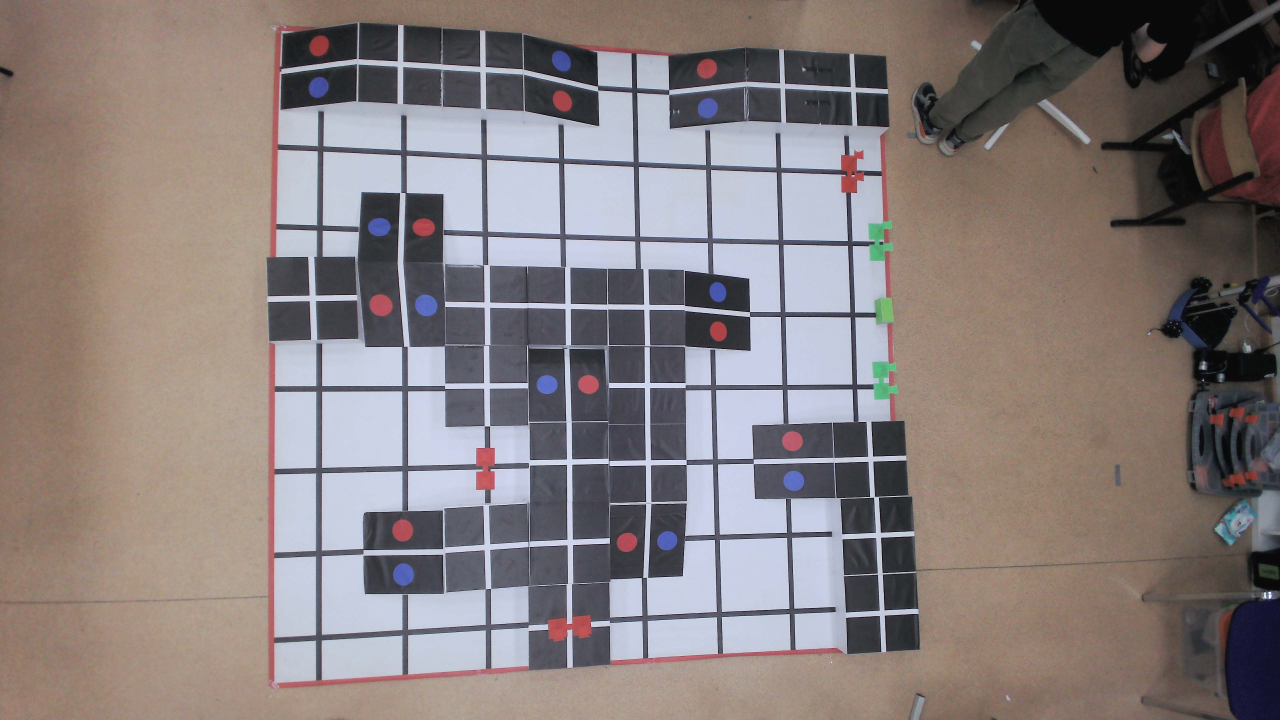
#> input picture Test_images/0001.jpg, 3840 x 2160 px (shown at 1/3 size)
$ python split.py Test_images/0001.jpg
#> lines starting #> are read from the running program, lines starting #| are printed output that depends on the picture
import cv2
import numpy as np
import argparse
import sys
import os
from typing import List, Tuple

def slice_field(image: np.ndarray, grid: Tuple[int, int] = (8, 8)) -> List[Tuple[int, int, int, np.ndarray]]:
    h, w = image.shape[:2]
    rows, cols = grid
    cell_w = w / cols
    cell_h = h / rows
    sections = []
    for r in range(rows):
        for c in range(cols):
            x1 = int(round(c * cell_w))
            y1 = int(round(r * cell_h))
            x2 = int(round((c + 1) * cell_w))
            y2 = int(round((r + 1) * cell_h))
            x2 = min(x2, w)
            y2 = min(y2, h)
            section = image[y1:y2, x1:x2]
            sections.append((r * cols + c, r, c, section))
    return sections

def save_sections(sections: List[Tuple[int, int, int, np.ndarray]], out_dir: str, prefix: str = "section", ext: str = "png") -> None:
    os.makedirs(out_dir, exist_ok=True)
    max_idx = max(s[0] for s in sections)
    digits = len(str(max_idx))
    for idx, _, _, img in sections:
        fname = f"{prefix}_{str(idx).zfill(digits)}.{ext}"
        cv2.imwrite(os.path.join(out_dir, fname), img)

def show_grid(image: np.ndarray, grid: Tuple[int, int] = (8, 8), max_dim: int = 500) -> None:
    h, w = image.shape[:2]
    rows, cols = grid
    cell_w = w / cols
    cell_h = h / rows
    dbg = image.copy()

    for c in range(1, cols):
        x = int(round(c * cell_w))
        cv2.line(dbg, (x, 0), (x, h), (0, 255, 0), 2)
    for r in range(1, rows):
        y = int(round(r * cell_h))
        cv2.line(dbg, (0, y), (w, y), (0, 255, 0), 2)

    for r in range(rows):
        for c in range(cols):
            idx = r * cols + c
            cx = int((c + 0.5) * cell_w)
            cy = int((r + 0.5) * cell_h)
            cv2.rectangle(dbg, (cx - 30, cy - 20), (cx + 30, cy + 15), (0, 0, 0), -1)
            cv2.putText(dbg, str(idx), (cx - 25, cy + 5), cv2.FONT_HERSHEY_SIMPLEX, 0.8, (0, 255, 255), 2)

    cv2.rectangle(dbg, (0, 0), (w - 1, h - 1), (0, 0, 255), 4)

    if max(h, w) > max_dim:
        scale = max_dim / max(h, w)
        dbg = cv2.resize(dbg, (int(w * scale), int(h * scale)), interpolation=cv2.INTER_AREA)

    cv2.imshow("Field Grid", dbg)
    cv2.waitKey(0)
    cv2.destroyAllWindows()

def run(normalized_field: np.ndarray, out_dir: str = "output", grid: Tuple[int, int] = (8, 8), prefix: str = "section", debug: bool = False) -> List[Tuple[int, int, int, np.ndarray]]:
    if debug:
        show_grid(normalized_field, grid)
    sections = slice_field(normalized_field, grid)
    save_sections(sections, os.path.join(out_dir, "sections"), prefix)
    return sections

def main():
    parser = argparse.ArgumentParser(description="Нарезка поля RRO на секции 8x8")
    parser.add_argument("input", help="Путь к изображению поля")
    parser.add_argument("-d", "--debug", action="store_true", help="Показать сетку")
    args = parser.parse_args()

    img = cv2.imread(args.input)
#> img is the input picture: shape (2160, 3840, 3); mean B, G, R 124.8, 125.5, 134.9
    if img is None:
        print(f"Не удалось прочитать файл: {args.input}")
        sys.exit(1)

    print(f"Размер: {img.shape[1]}x{img.shape[0]}")
#| Размер: 3840x2160
    run(img, out_dir="sections", grid=(8, 8), prefix="section", debug=args.debug)
#> after the loop in slice_field, `for r in range(rows):`: sections = 64 items
#> in save_sections, `max_idx = max(s[0] for s in sections)`: max_idx = 63
#> in save_sections, `digits = len(str(max_idx))`: digits = 2
#> the loop in save_sections, `for idx, _, _, img in sections:` made 64 passes
#> fname on passes 1 to 12: 'section_00.png', 'section_01.png', 'section_02.png', 'section_03.png', 'section_04.png', 'section_05.png', 'section_06.png', 'section_07.png', 'section_08.png', 'section_09.png', 'section_10.png', 'section_11.png'
#> pass 1, in save_sections, `cv2.imwrite(os.path.join(out_dir, fname), img)`:
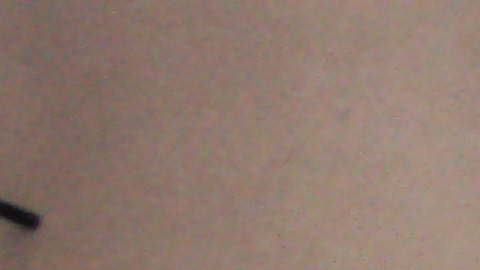
#> saved as section_00.png: shape (270, 480, 3); mean B, G, R 110.7, 122, 144.5
#> pass 2, in save_sections, `cv2.imwrite(os.path.join(out_dir, fname), img)`:
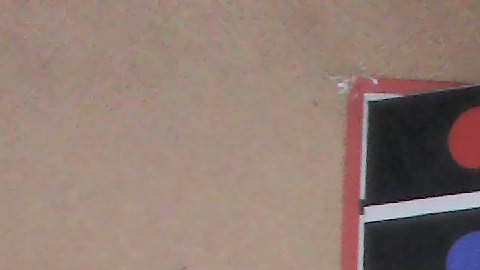
#> saved as section_01.png: shape (270, 480, 3); mean B, G, R 115.2, 124.4, 144.7

if __name__ == "__main__":
    main()

$ run again, on Test_images/0003.jpg
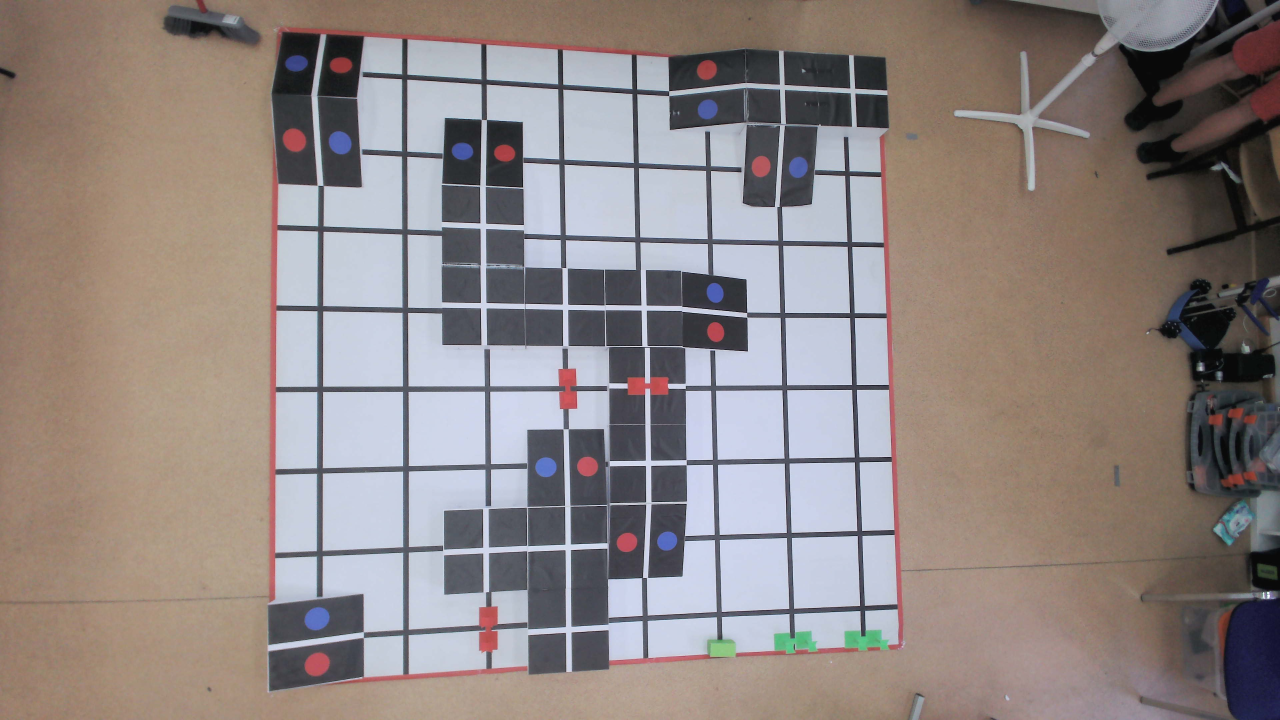
#> input picture Test_images/0003.jpg, 3840 x 2160 px (shown at 1/3 size)
#> in main, img is the input picture: shape (2160, 3840, 3); mean B, G, R 131, 133.4, 143.4
#| Размер: 3840x2160
#> after the loop in slice_field, `for r in range(rows):`: sections = 64 items
#> max_idx = 63
#> digits = 2
#> the loop in save_sections, `for idx, _, _, img in sections:` made 64 passes
#> fname on passes 1 to 8: 'section_00.png', 'section_01.png', 'section_02.png', 'section_03.png', 'section_04.png', 'section_05.png', 'section_06.png', 'section_07.png'
#> pass 1, in save_sections, `cv2.imwrite(os.path.join(out_dir, fname), img)`:
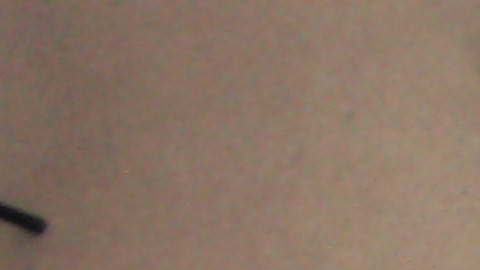
#> saved as section_00.png: shape (270, 480, 3); mean B, G, R 101.3, 116.6, 139.1
#> pass 2, in save_sections, `cv2.imwrite(os.path.join(out_dir, fname), img)`:
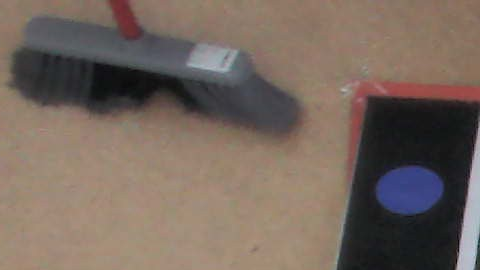
#> saved as section_01.png: shape (270, 480, 3); mean B, G, R 93.8, 103.4, 118.4

$ run again, on Test_images/0004.jpg
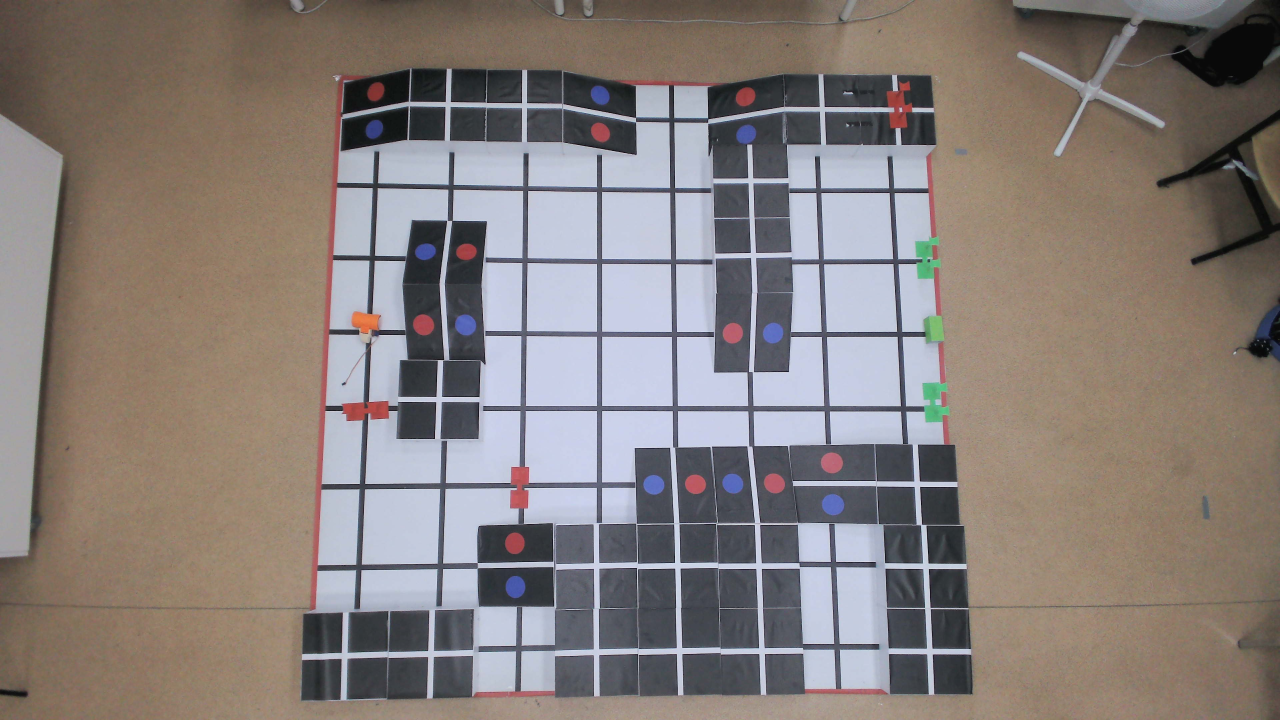
#> input picture Test_images/0004.jpg, 3840 x 2160 px (shown at 1/3 size)
#> in main, img is the input picture: shape (2160, 3840, 3); mean B, G, R 122.6, 126.3, 135.1
#| Размер: 3840x2160
#> after the loop in slice_field, `for r in range(rows):`: sections = 64 items
#> max_idx = 63
#> digits = 2
#> the loop in save_sections, `for idx, _, _, img in sections:` made 64 passes
#> fname on passes 1 to 8: 'section_00.png', 'section_01.png', 'section_02.png', 'section_03.png', 'section_04.png', 'section_05.png', 'section_06.png', 'section_07.png'
#> pass 1, in save_sections, `cv2.imwrite(os.path.join(out_dir, fname), img)`:
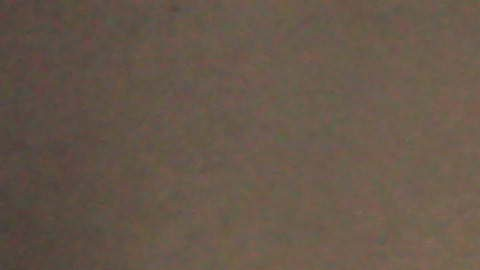
#> saved as section_00.png: shape (270, 480, 3); mean B, G, R 74.5, 87.6, 103.1
#> pass 2, in save_sections, `cv2.imwrite(os.path.join(out_dir, fname), img)`:
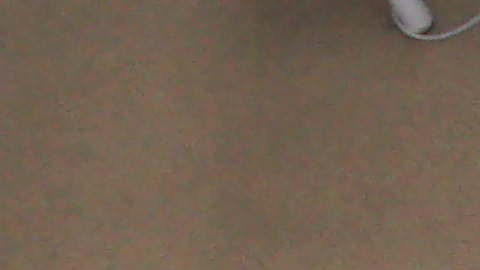
#> saved as section_01.png: shape (270, 480, 3); mean B, G, R 81.2, 97.6, 115.1
